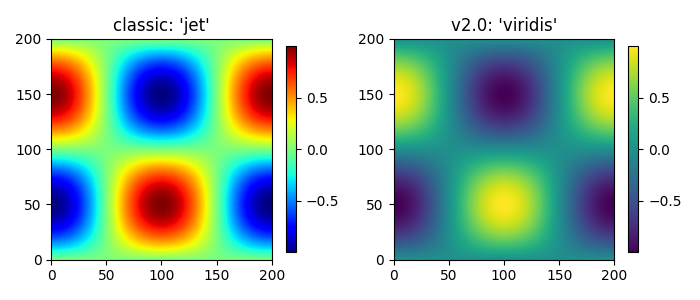

Source code (Python):
import numpy as np
import matplotlib.pyplot as plt

N = M = 200
X, Y = np.ogrid[0:20:N*1j, 0:20:M*1j]
data = np.sin(np.pi * X*2 / 20) * np.cos(np.pi * Y*2 / 20)

fig, (ax2, ax1) = plt.subplots(1, 2, figsize=(7, 3))
im = ax1.imshow(data, extent=[0, 200, 0, 200])
ax1.set_title("v2.0: 'viridis'")
fig.colorbar(im, ax=ax1, shrink=0.8)

im2 = ax2.imshow(data, extent=[0, 200, 0, 200], cmap='jet')
fig.colorbar(im2, ax=ax2, shrink=0.8)
ax2.set_title("classic: 'jet'")

fig.tight_layout()
